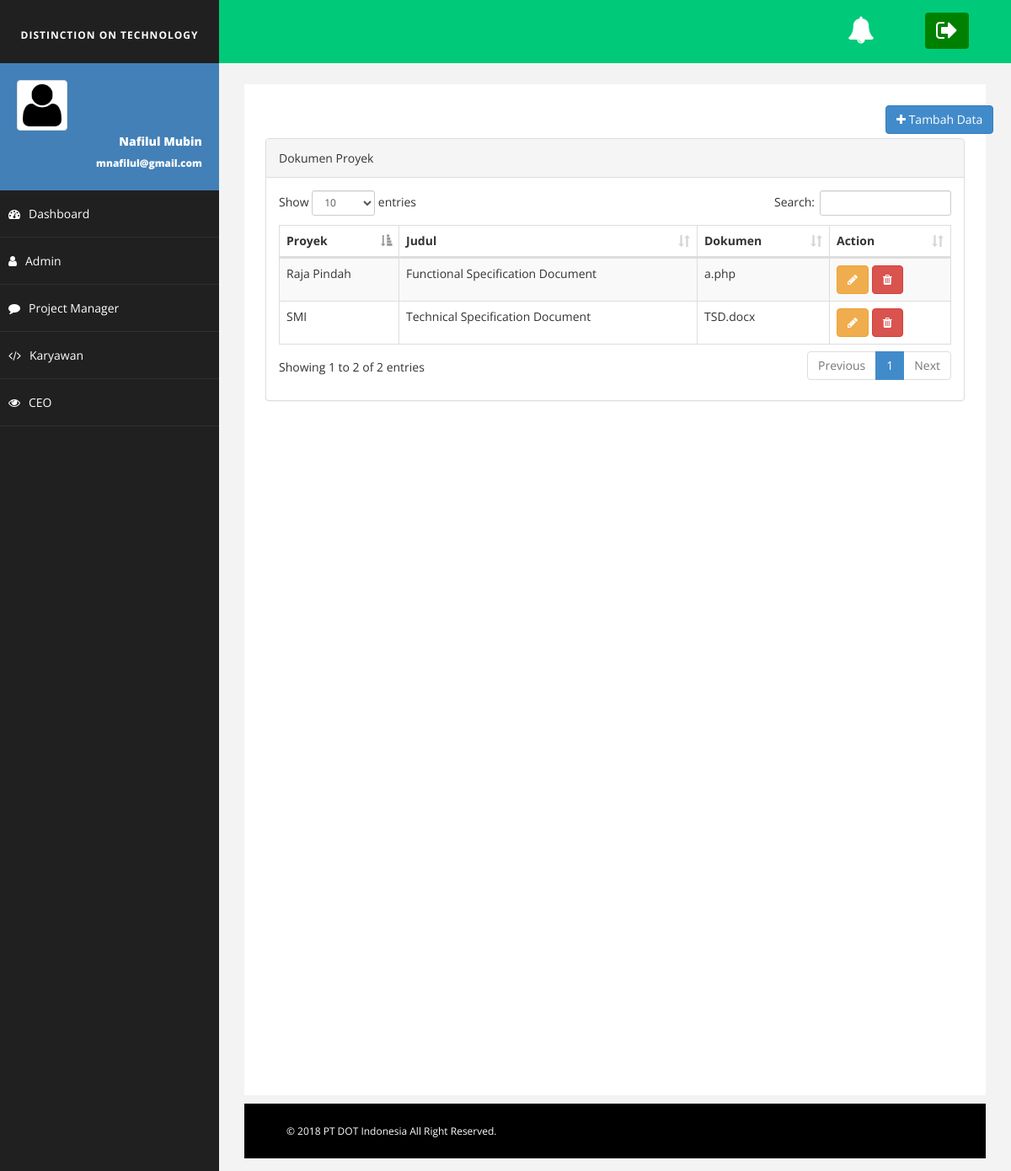
The app's page /?page=dokumen_index, older data.
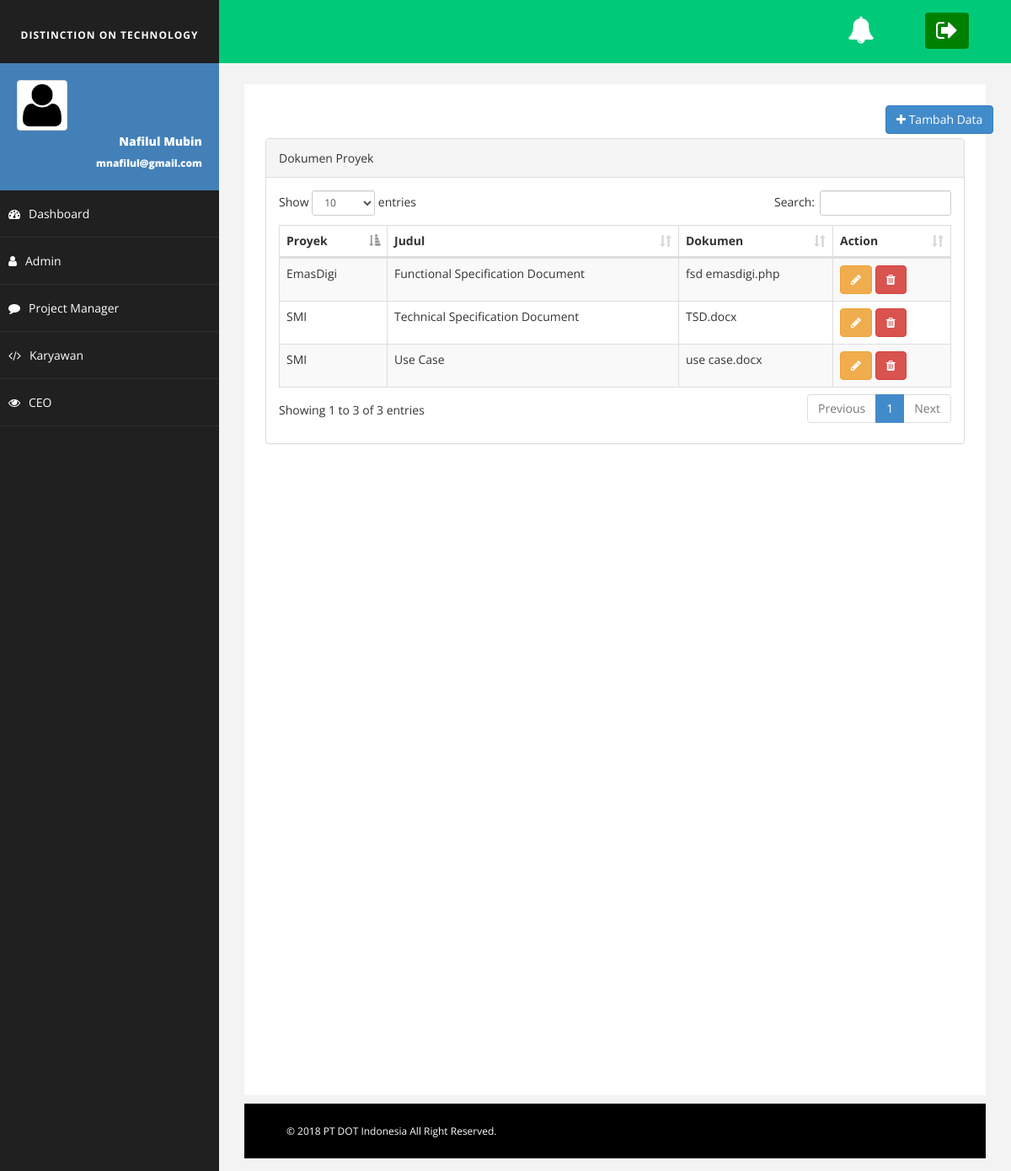
The same page, newer data.
### tables this page shows
CREATE TABLE `dokumen` (
  `id_dokumen` varchar(5) NOT NULL,
  `id_proyek` varchar(5) NOT NULL,
  `judul` varchar(50) NOT NULL,
  `attachment` varchar(500) NOT NULL
);

CREATE TABLE `proyek` (
  `id_proyek` varchar(5) NOT NULL,
  `nama_proyek` varchar(50) NOT NULL,
  `id_karyawan` varchar(20) NOT NULL
);

### index.php (called while the page is built, shortened)
<?php
include 'header.php';
include 'content.php';
include 'footer.php';
?>

### View/dokumen_index.php (the view, shortened to what this page needs)
<div class="header col-md-12" style="margin-top: 15px;">
   <div class="col-md-7">
                       </div>
                       <div class="col-md-5">
                           <a href="?page=dokumen_create">
                               <button class="btn btn-primary col-md-offset-9"><i class="fa fa-plus"></i> Tambah Data</button>
                           </a>
                       </div>
                   </div>
                   <div class="col-md-12" style="margin-top: 5px;">
                    <div class="panel panel-default">
                       <div class="panel-heading">
                           Dokumen Proyek
                       </div>
                       <div class="panel-body">
                           <div class="table-responsive">
                               <table id="tabel_audit" class="table table-bordered table-hover table-striped">
                                   <thead>
                                       <tr>
                                           <th>Proyek</th>
                                           <th>Judul</th>
                                           <th>Dokumen</th>
                                           <th>Action</th>
                                       </tr>
                                   </thead>
                                   <tbody>
                                       <tr>
                                         <?php
                                         $result = mysqli_query($koneksi, "SELECT dokumen.*, proyek.nama_proyek FROM dokumen join proyek on proyek.id_proyek = dokumen.id_proyek ");
                                         while($x = mysqli_fetch_array($result)) {
                                           ?>
                                           <td><?php echo $x['nama_proyek'] ?></td>
                                           <td><?php echo $x['judul'] ?></td>
                                           <td><?php echo $x['attachment'] ?></td>
                                           <td>
                                               <a href="?page=dokumen_edit&id=<?php echo $x['id_dokumen'];?>">
                                                   <button class="btn btn-warning"><i class="fa fa-pencil"></i></button>
                                               </a>
                                           <a href="?page=dokumen_delete&id=hapus&id=<?php echo $x['id_dokumen'];?>">
                                               <button class="btn btn-danger"><i class="fa fa-trash"></i></button>
                                           </a>
                                       </td>
                                   </tr>
                                   <?php }  ?>
                               </tbody>
                           </table>
                       </div>
                   </div>
               </div>
           </div>

Row changes from the older to the newer data that the page shows:
changed dokumen "Functional Specification Document": id_proyek.nama_proyek "Raja Pindah" → "EmasDigi"; attachment "a.php" → "fsd emasdigi.php"
added dokumen: id_proyek.nama_proyek "SMI", judul "Use Case", attachment "use case.docx"
Text that changed along with them:
text written by a page script: "Show entries Search: Showing 1 to 2 of 2 entries Previous 1 Next" → "Show entries Search: Showing 1 to 3 of 3 entries Previous 1 Next"
